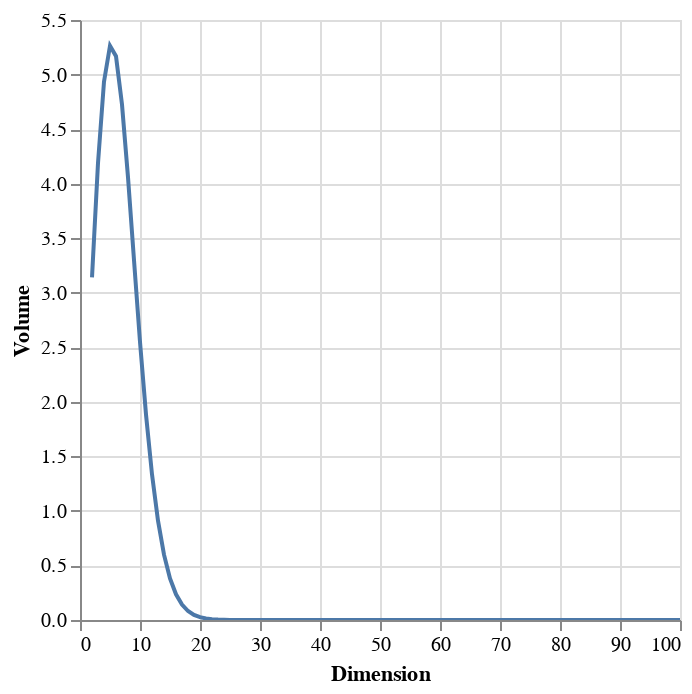

Source (notebook cell):
### Code cell
# prompt: Using dataframe result_df: plot the volume with y = volume as log(volume)

import numpy as np
import altair as alt
import pandas as pd
# Assuming 'result_df' is your DataFrame
# Calculate the logarithm of the 'Volume' column
result_df['log_Volume'] = np.log(result_df['Volume'])

# Create the Altair chart
chart = alt.Chart(result_df).mark_line().encode(
    x='Dimension',
    y='log_Volume'  # Use the log-transformed 'Volume'
).properties(
    title='Volume with Log Transformation'
)

chart

### Figure 1 — Vega-Lite specification as saved in the notebook (floating-point values rounded to 4 significant figures)
{"config": {"view": {"continuousWidth": 300, "continuousHeight": 300}}, "data": {"name": "data-800616ddd0dd27ff3ee261c1db6cd01b"}, "mark": {"type": "line"}, "encoding": {"x": {"field": "Dimension", "type": "quantitative"}, "y": {"field": "Volume", "type": "quantitative"}}, "params": [{"name": "param_1", "select": {"type": "interval", "encodings": ["x", "y"]}, "bind": "scales"}], "$schema": "https://vega.github.io/schema/vega-lite/v5.20.1.json", "datasets": {"data-800616ddd0dd27ff3ee261c1db6cd01b": [{"Dimension": 2, "Volume": 3.142}, {"Dimension": 3, "Volume": 4.189}, {"Dimension": 4, "Volume": 4.935}, {"Dimension": 5, "Volume": 5.264}, {"Dimension": 6, "Volume": 5.168}, {"Dimension": 7, "Volume": 4.725}, {"Dimension": 8, "Volume": 4.059}, {"Dimension": 9, "Volume": 3.299}, {"Dimension": 10, "Volume": 2.55}, {"Dimension": 11, "Volume": 1.884}, {"Dimension": 12, "Volume": 1.335}, {"Dimension": 13, "Volume": 0.9106}, {"Dimension": 14, "Volume": 0.5993}, {"Dimension": 15, "Volume": 0.3814}, {"Dimension": 16, "Volume": 0.2353}, {"Dimension": 17, "Volume": 0.141}, {"Dimension": 18, "Volume": 0.08215}, {"Dimension": 19, "Volume": 0.04662}, {"Dimension": 20, "Volume": 0.02581}, {"Dimension": 21, "Volume": 0.01395}, {"Dimension": 22, "Volume": 0.00737}, {"Dimension": 23, "Volume": 0.003811}, {"Dimension": 24, "Volume": 0.00193}, {"Dimension": 25, "Volume": 0.0009577}, {"Dimension": 26, "Volume": 0.0004663}, {"Dimension": 27, "Volume": 0.0002229}, {"Dimension": 28, "Volume": 0.0001046}, {"Dimension": 29, "Volume": 4.829e-05}, {"Dimension": 30, "Volume": 2.192e-05}, {"Dimension": 31, "Volume": 9.787e-06}, {"Dimension": 32, "Volume": 4.303e-06}, {"Dimension": 33, "Volume": 1.863e-06}, {"Dimension": 34, "Volume": 7.952e-07}, {"Dimension": 35, "Volume": 3.345e-07}, {"Dimension": 36, "Volume": 1.388e-07}, {"Dimension": 37, "Volume": 5.681e-08}, {"Dimension": 38, "Volume": 2.295e-08}, {"Dimension": 39, "Volume": 9.152e-09}, {"Dimension": 40, "Volume": 3.605e-09}, {"Dimension": 41, "Volume": 1.403e-09}, {"Dimension": 42, "Volume": 5.393e-10}, {"Dimension": 43, "Volume": 2.049e-10}, {"Dimension": 44, "Volume": 7.701e-11}, {"Dimension": 45, "Volume": 2.862e-11}, {"Dimension": 46, "Volume": 1.052e-11}, {"Dimension": 47, "Volume": 3.825e-12}, {"Dimension": 48, "Volume": 1.377e-12}, {"Dimension": 49, "Volume": 4.905e-13}, {"Dimension": 50, "Volume": 1.73e-13}, {"Dimension": 51, "Volume": 6.043e-14}, {"Dimension": 52, "Volume": 2.091e-14}, {"Dimension": 53, "Volume": 7.164e-15}, {"Dimension": 54, "Volume": 2.433e-15}, {"Dimension": 55, "Volume": 8.185e-16}, {"Dimension": 56, "Volume": 2.729e-16}, {"Dimension": 57, "Volume": 9.022e-17}, {"Dimension": 58, "Volume": 2.957e-17}, {"Dimension": 59, "Volume": 9.608e-18}, {"Dimension": 60, "Volume": 3.096e-18}, {"Dimension": 61, "Volume": 9.896e-19}, {"Dimension": 62, "Volume": 3.138e-19}, {"Dimension": 63, "Volume": 9.87e-20}, {"Dimension": 64, "Volume": 3.081e-20}, {"Dimension": 65, "Volume": 9.541e-21}, {"Dimension": 66, "Volume": 2.933e-21}, {"Dimension": 67, "Volume": 8.947e-22}, {"Dimension": 68, "Volume": 2.71e-22}, {"Dimension": 69, "Volume": 8.147e-23}, {"Dimension": 70, "Volume": 2.432e-23}, {"Dimension": 71, "Volume": 7.21e-24}, {"Dimension": 72, "Volume": 2.123e-24}, {"Dimension": 73, "Volume": 6.206e-25}, {"Dimension": 74, "Volume": 1.802e-25}, {"Dimension": 75, "Volume": 5.199e-26}, {"Dimension": 76, "Volume": 1.49e-26}, {"Dimension": 77, "Volume": 4.242e-27}, {"Dimension": 78, "Volume": 1.2e-27}, {"Dimension": 79, "Volume": 3.374e-28}, {"Dimension": 80, "Volume": 9.426e-29}, {"Dimension": 81, "Volume": 2.617e-29}, {"Dimension": 82, "Volume": 7.223e-30}, {"Dimension": 83, "Volume": 1.981e-30}, {"Dimension": 84, "Volume": 5.403e-31}, {"Dimension": 85, "Volume": 1.465e-31}, {"Dimension": 86, "Volume": 3.947e-32}, {"Dimension": 87, "Volume": 1.058e-32}, {"Dimension": 88, "Volume": 2.818e-33}, {"Dimension": 89, "Volume": 7.467e-34}, {"Dimension": 90, "Volume": 1.968e-34}, {"Dimension": 91, "Volume": 5.156e-35}, {"Dimension": 92, "Volume": 1.344e-35}, {"Dimension": 93, "Volume": 3.483e-36}, {"Dimension": 94, "Volume": 8.982e-37}, {"Dimension": 95, "Volume": 2.304e-37}, {"Dimension": 96, "Volume": 5.879e-38}, {"Dimension": 97, "Volume": 1.492e-38}, {"Dimension": 98, "Volume": 3.769e-39}, {"Dimension": 99, "Volume": 9.471e-40}, {"Dimension": 100, "Volume": 2.368e-40}]}}
